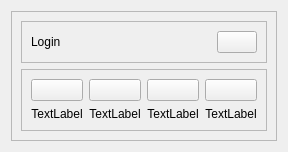
         <widget class="QWidget" name="profile_page">
          <layout class="QGridLayout" name="gridLayout_3">
           <item row="0" column="0">
            <widget class="QFrame" name="frame_2">
             <property name="frameShape">
              <enum>QFrame::StyledPanel</enum>
             </property>
             <property name="frameShadow">
              <enum>QFrame::Raised</enum>
             </property>
             <layout class="QVBoxLayout" name="verticalLayout">
              <item>
               <widget class="QFrame" name="frame_3">
                <property name="frameShape">
                 <enum>QFrame::StyledPanel</enum>
                </property>
                <property name="frameShadow">
                 <enum>QFrame::Raised</enum>
                </property>
                <layout class="QHBoxLayout" name="horizontalLayout_2">
                 <item>
                  <widget class="QLabel" name="label">
                   <property name="text">
                    <string>Login</string>
                   </property>
                  </widget>
                 </item>
                 <item>
                  <widget class="QPushButton" name="btn_plus_profile">
                   <property name="sizePolicy">
                    <sizepolicy hsizetype="Maximum" vsizetype="Fixed">
                     <horstretch>0</horstretch>
                     <verstretch>0</verstretch>
                    </sizepolicy>
                   </property>
                   <property name="text">
                    <string/>
                   </property>
                  </widget>
                 </item>
                </layout>
               </widget>
              </item>
              <item>
               <widget class="QFrame" name="frame_4">
                <property name="sizePolicy">
                 <sizepolicy hsizetype="Preferred" vsizetype="Expanding">
                  <horstretch>0</horstretch>
                  <verstretch>0</verstretch>
                 </sizepolicy>
                </property>
                <property name="frameShape">
                 <enum>QFrame::StyledPanel</enum>
                </property>
                <property name="frameShadow">
                 <enum>QFrame::Raised</enum>
                </property>
                <layout class="QGridLayout" name="gridLayout_8">
                 <item row="0" column="1">
                  <widget class="QPushButton" name="btn_profile2">
                   <property name="sizePolicy">
                    <sizepolicy hsizetype="Minimum" vsizetype="Expanding">
                     <horstretch>0</horstretch>
                     <verstretch>0</verstretch>
                    </sizepolicy>
                   </property>
                   <property name="text">
                    <string/>
                   </property>
                  </widget>
                 </item>
                 <item row="1" column="1">
                  <widget class="QLabel" name="label_profile2">
                   <property name="text">
                    <string>TextLabel</string>
                   </property>
                   <property name="alignment">
                    <set>Qt::AlignCenter</set>
                   </property>
                  </widget>
                 </item>
                 <item row="1" column="2">
                  <widget class="QLabel" name="label_profile3">
                   <property name="text">
                    <string>TextLabel</string>
                   </property>
                   <property name="alignment">
                    <set>Qt::AlignCenter</set>
                   </property>
                  </widget>
                 </item>
                 <item row="0" column="0">
                  <widget class="QPushButton" name="btn_profile1">
                   <property name="sizePolicy">
                    <sizepolicy hsizetype="Preferred" vsizetype="Preferred">
                     <horstretch>0</horstretch>
                     <verstretch>0</verstretch>
                    </sizepolicy>
                   </property>
                   <property name="minimumSize">
                    <size>
                     <width>0</width>
                     <height>0</height>
                    </size>
                   </property>
                   <property name="text">
                    <string/>
                   </property>
                  </widget>
                 </item>
                 <item row="1" column="0">
                  <widget class="QLabel" name="label_profile1">
                   <property name="text">
                    <string>TextLabel</string>
                   </property>
                   <property name="alignment">
                    <set>Qt::AlignCenter</set>
                   </property>
                  </widget>
                 </item>
                 <item row="0" column="2">
                  <widget class="QPushButton" name="btn_profile3">
                   <property name="sizePolicy">
                    <sizepolicy hsizetype="Minimum" vsizetype="Minimum">
                     <horstretch>0</horstretch>
                     <verstretch>0</verstretch>
                    </sizepolicy>
                   </property>
                   <property name="text">
                    <string/>
                   </property>
                  </widget>
                 </item>
                 <item row="1" column="3">
                  <widget class="QLabel" name="label_profile4">
                   <property name="sizePolicy">
                    <sizepolicy hsizetype="Preferred" vsizetype="Preferred">
                     <horstretch>0</horstretch>
                     <verstretch>0</verstretch>
                    </sizepolicy>
                   </property>
                   <property name="text">
                    <string>TextLabel</string>
                   </property>
                   <property name="alignment">
                    <set>Qt::AlignCenter</set>
                   </property>
                  </widget>
                 </item>
                 <item row="0" column="3">
                  <widget class="QPushButton" name="btn_profile4">
                   <property name="sizePolicy">
                    <sizepolicy hsizetype="Minimum" vsizetype="Minimum">
                     <horstretch>0</horstretch>
                     <verstretch>0</verstretch>
                    </sizepolicy>
                   </property>
                   <property name="text">
                    <string/>
                   </property>
                  </widget>
                 </item>
                </layout>
               </widget>
              </item>
             </layout>
            </widget>
           </item>
          </layout>
         </widget>
